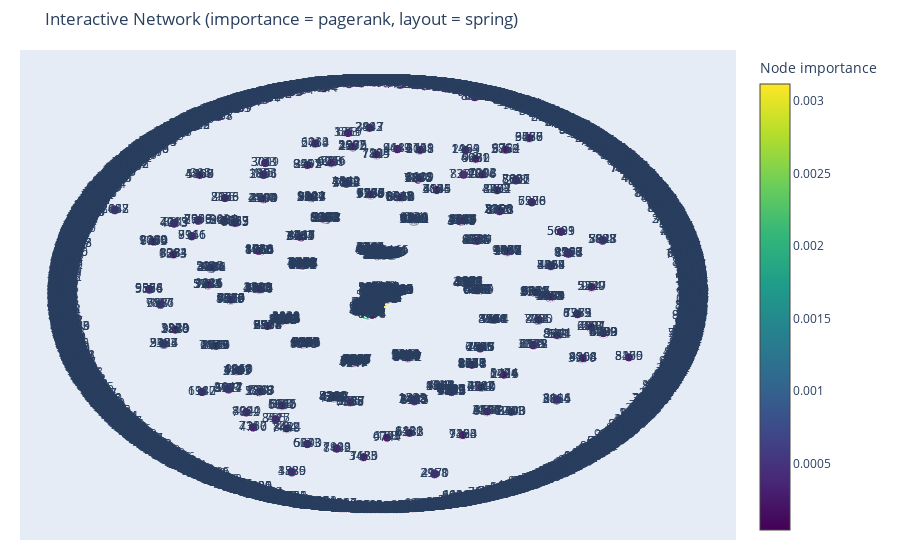

This figure's notebook cell:
### Code cell
labels = list(range(1, M.shape[0]+1))  # 1..n labels
interactive_network_from_adjacency(
    M,
    node_labels=labels,
    layout="spring",    # or "kamada_kawai"
    spread=5.0,
    iterations=1000,
    importance="pagerank",
    html_path="network_map.html"
)

### Figure 1 — Plotly figure (JSON) as saved in the notebook; plotly's stock layout.template omitted (floating-point values rounded to 4 significant figures; data arrays with more than 128 entries replaced by an {"elided": "..."} marker saying what was removed)
{"data": [{"hoverinfo": "none", "line": {"width": 0.7}, "mode": "lines", "type": "scatter", "x": {"elided": "6375 float values"}, "y": {"elided": "6375 float values"}}, {"hoverinfo": "text", "hovertext": {"elided": "10000 str values"}, "marker": {"color": {"elided": "10000 float values"}, "colorbar": {"title": {"text": "Node importance"}}, "colorscale": [[0, "#440154"], [0.1111, "#482878"], [0.2222, "#3e4989"], [0.3333, "#31688e"], [0.4444, "#26828e"], [0.5556, "#1f9e89"], [0.6667, "#35b779"], [0.7778, "#6ece58"], [0.8889, "#b5de2b"], [1, "#fde725"]], "line": {"width": 1}, "showscale": true, "size": {"elided": "10000 float values"}}, "mode": "markers+text", "text": {"elided": "10000 str values"}, "textposition": "middle center", "type": "scatter", "x": {"elided": "10000 float values"}, "y": {"elided": "10000 float values"}}], "layout": {"hovermode": "closest", "margin": {"b": 20, "l": 20, "r": 20, "t": 50}, "showlegend": false, "title": {"text": "Interactive Network (importance = pagerank, layout = spring)"}, "xaxis": {"showgrid": false, "showticklabels": false, "zeroline": false}, "yaxis": {"showgrid": false, "showticklabels": false, "zeroline": false}}}
